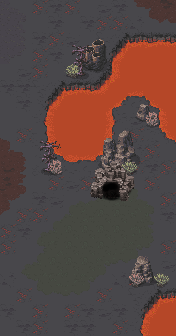

A level layout from a 2D game, rendered from its tile map. Below: a short description, then the map file with tile-grid data replaced by summaries:
An orthogonal 11x21 tile map with 16x16 px tiles, 6 tile layers (Tile Layer 4, Tile Layer 5, Tile Layer 6, Tile Layer 7, ...), 3 hidden layers not drawn.

<map version="1.5" tiledversion="2021.02.15" orientation="orthogonal" renderorder="left-down" width="11" height="21" tilewidth="16" tileheight="16" infinite="0" nextlayerid="16" nextobjectid="1">
 <tileset firstgid="1" source="../world_tiles/tileset.tsx" />
 <layer id="10" name="Tile Layer 4" width="11" height="21">
  <data>[231 cells, 231 non-empty, 48 distinct tile ids]</data>
 </layer>
 <layer id="11" name="Tile Layer 5" width="11" height="21">
  <data>[231 cells, 137 non-empty, 54 distinct tile ids]</data>
 </layer>
 <layer id="12" name="Tile Layer 6" width="11" height="21">
  <data>[231 cells, 29 non-empty, 29 distinct tile ids]</data>
 </layer>
 <layer id="13" name="Tile Layer 7" width="11" height="21">
  <data>[231 cells, 6 non-empty, 6 distinct tile ids]</data>
 </layer>
 <layer id="14" name="Tile Layer 8" width="11" height="21">
  <data>[231 cells, 8 non-empty, 5 distinct tile ids]</data>
 </layer>
 <layer id="15" name="Tile Layer 9" width="11" height="21">
  <data>[231 cells, 12 non-empty, 12 distinct tile ids]</data>
 </layer>
 <layer id="7" name="anim" width="11" height="21" visible="0">
  <data>[231 cells, 3 non-empty, 2 distinct tile ids]</data>
 </layer>
 <layer id="8" name="characters" width="11" height="21" visible="0">
  <data>[231 cells, 8 non-empty, 4 distinct tile ids]</data>
 </layer>
 <layer id="9" name="walkable" width="11" height="21" visible="0">
  <data>[231 cells, 231 non-empty, 3 distinct tile ids]</data>
 </layer>
</map>
